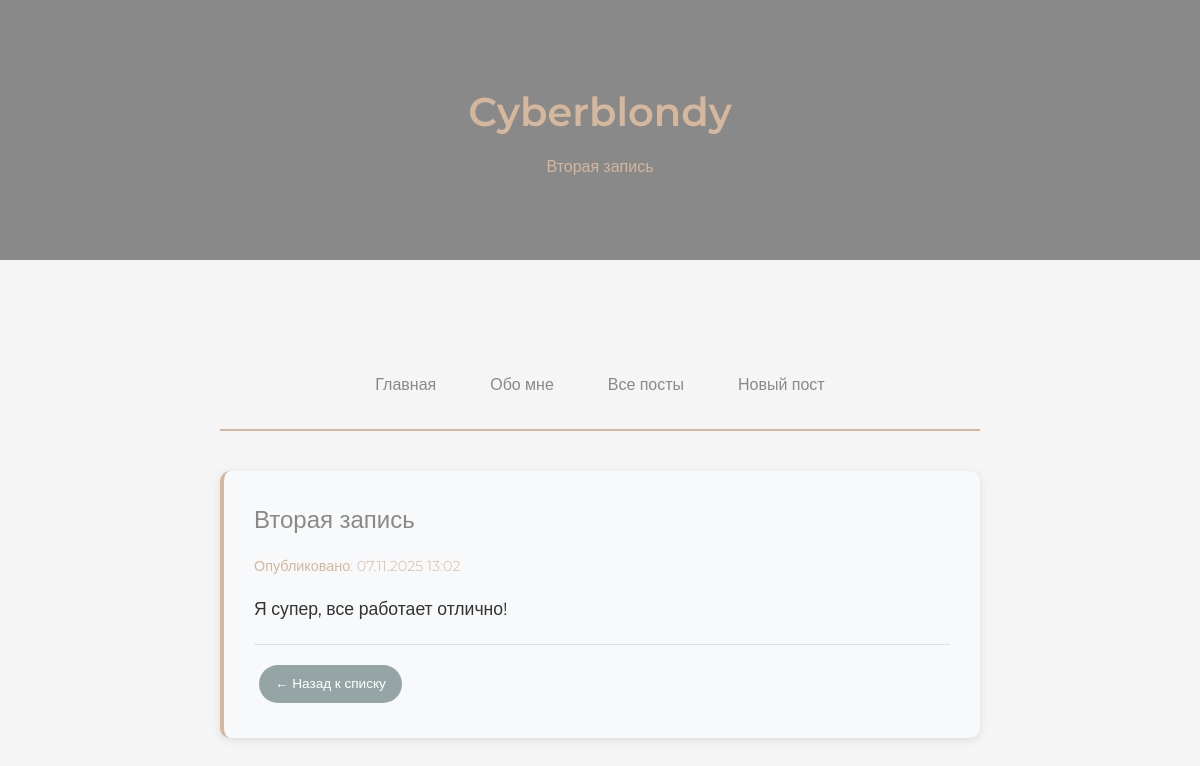
Page /posts/2/ on the committed database.
### blog/models.py (models this page shows, shortened)
class Post(models.Model):
    title = models.CharField(max_length=100, verbose_name='Заголовок')
    content = models.TextField(verbose_name='Содержание')
    created_at = models.DateTimeField(default=timezone.now, verbose_name='Дата создания')
    author = models.ForeignKey(User, on_delete=models.CASCADE, verbose_name='Автор')
    class Meta:
        verbose_name = 'Пост'
        verbose_name_plural = 'Посты'
        ordering = ['-created_at']

### blog/views.py (the view)
# urls.py: path('posts/<int:pk>/', PostDetailView.as_view(), name='post_detail'),
class PostDetailView(DetailView):
    model = Post
    template_name = 'blog/post_detail.html'

### blog/templates/blog/post_detail.html (shortened to what this page needs)
{% load static %}
<!DOCTYPE html>
<html lang="ru">
<head>
    <link rel="stylesheet" href="{% static 'css/style.css' %}">
</head>
<body>
    <div class="header">
        <div class="container">
            <h1>Cyberblondy</h1>
            <p>{{ post.title }}</p>
        </div>
    </div>
    <div class="container">
        <nav class="main-nav">
            <a href="{% url 'home' %}" class="nav-link">Главная</a>
            <a href="{% url 'about' %}" class="nav-link">Обо мне</a>
            <a href="{% url 'post_list' %}" class="nav-link">Все посты</a>
            <a href="{% url 'post_create' %}" class="nav-link">Новый пост</a>
        </nav>
        <div class="post post-detail">
            <h2>{{ post.title }}</h2>
            <p class="post-date">Опубликовано: {{ post.created_at|date:"d.m.Y H:i" }}</p>
            <div class="post-content">
                {{ post.content|linebreaks }}
            </div>
            <div class="post-actions">
    <a href="{% url 'post_list' %}" class="btn btn-back">← Назад к списку</a>
            </div>
        </div>
    </div>
</body>
</html>

### static/css/style.css (style rules this page uses)
* { margin: 0; padding: 0; box-sizing: border-box; }
body { font-family: 'Montserrat', sans-serif; background-color: #f5f5f5; color: #333; line-height: 1.6; }
.container { max-width: 800px; margin: 0 auto; padding: 40px 20px; }
.header { background-color: #898989; color: #d4b79d; padding: 40px 0; text-align: center; margin-bottom: 40px; }
.header h1 { font-size: 2.5rem; font-weight: 600; margin-bottom: 10px; }
.main-nav { text-align: center; margin-bottom: 40px; padding: 20px 0; border-bottom: 2px solid #d4b79d; display: flex; justify-content: center; align-items: center; flex-wrap: wrap; gap: 10px; }
.nav-link { display: inline-block; padding: 10px 20px; color: #898989; text-decoration: none; font-weight: 500; border: 2px solid transparent; border-radius: 25px; transition: all 0.3s ease; white-space: nowrap; }
.post { background-color: #f8f9fa; padding: 30px; margin-bottom: 25px; border-radius: 10px; box-shadow: 0 2px 10px rgba(0,0,0,0.1); border-left: 4px solid #d4b79d; }
.post h2 { color: #898989; font-weight: 500; margin-bottom: 15px; font-size: 1.5rem; }
.post-date { color: #d4b79d; font-size: 0.9rem; font-weight: 300; margin-bottom: 15px; }
.btn { display: inline-block; padding: 8px 16px; margin: 5px; border: none; border-radius: 20px; text-decoration: none; font-family: 'Montserrat', sans-serif; font-size: 0.9rem; font-weight: 500; cursor: pointer; transition: all 0.3s ease; }
.btn-back { background-color: #95a5a6; color: white; }
.post-actions { margin-top: 20px; padding-top: 15px; border-top: 1px solid #e0e0e0; }
.post-detail { position: relative; }
.post-content { line-height: 1.8; font-size: 1.1rem; }
.post-actions .btn { margin: 5px; font-size: 0.85rem; }

### rows in the picture
Post: title "Вторая запись", created_at "07.11.2025 13:02", content "Я супер, все работает отлично!"
